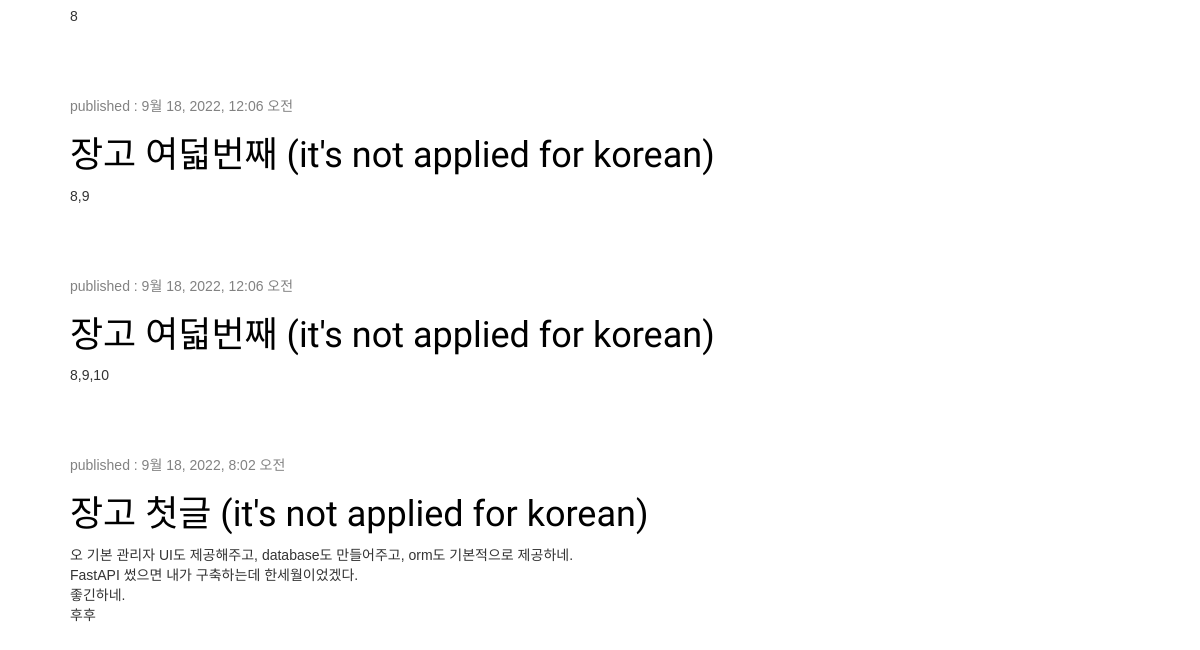
The app's page /post/ (signed in, lower part), older data.
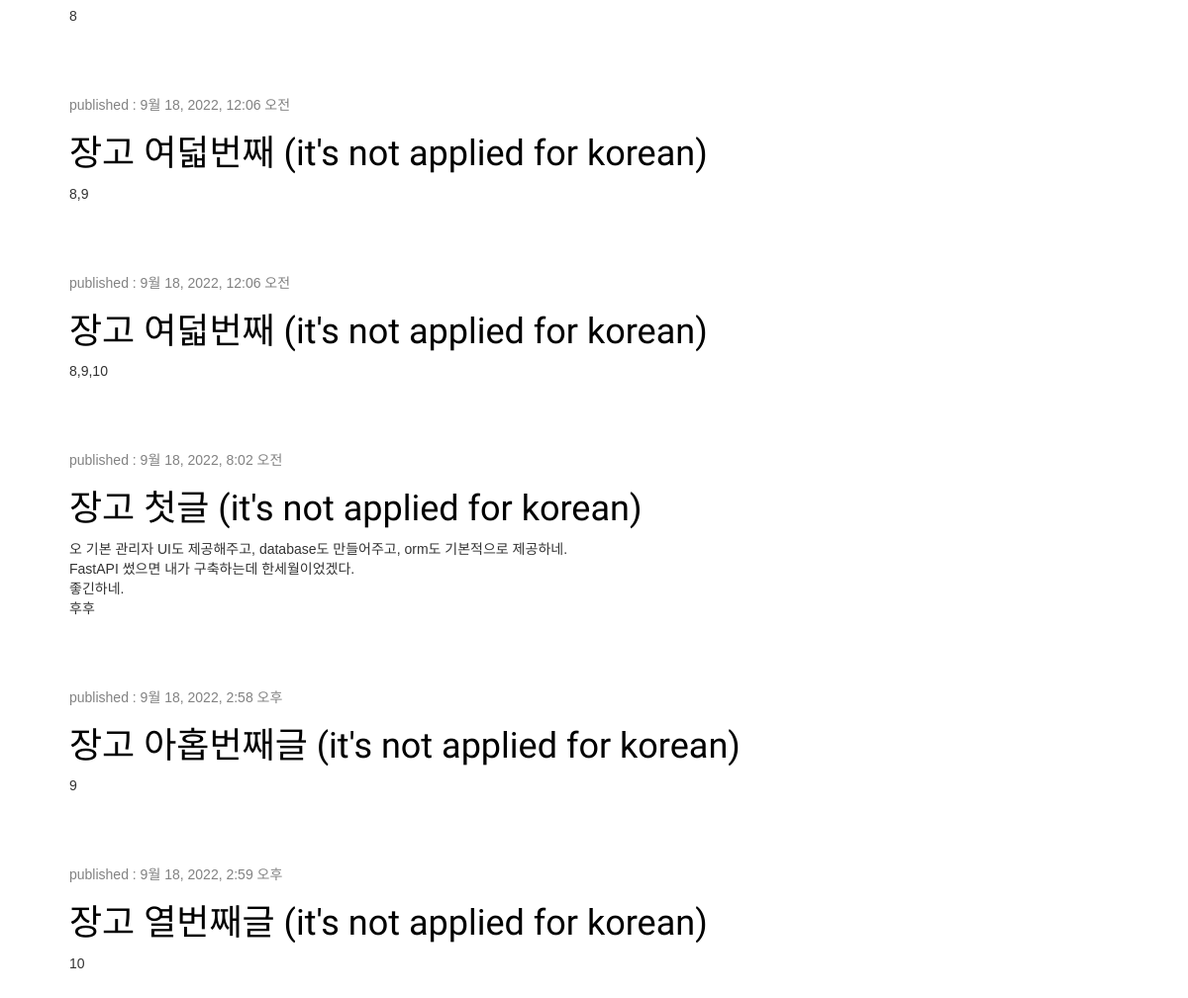
The same page, newer data.
### blog/models.py (models this page shows, shortened)
class Post(models.Model):
    author = models.ForeignKey(settings.AUTH_USER_MODEL, on_delete=models.CASCADE)
    title = models.CharField(max_length=200)
    text = models.TextField()
    created_date = models.DateTimeField(default=timezone.now)
    published_date = models.DateTimeField(blank=True, null=True)

### blog/views.py (the view)
# urls.py: path('post/', views.post_list, name='post_list'),
def post_list(request):
    posts = Post.objects.filter(published_date__lte=timezone.now()).order_by('published_date')
    return render(request, 'blog/post_list.html', {'posts': posts})

### blog/templates/blog/post_list.html
{% extends 'blog/base.html' %}
{% block content %}
{% for post in posts %}
<div class="post">
    <div class="date">
        <p>published : {{ post.published_date }}</p>
    </div>
    <h1><a href="{% url 'post_detail' pk=post.pk %}">{{ post.title }} (it's not applied for korean)</a></h1>
    <p>{{ post.text|linebreaksbr }}</p>
</div>
{% endfor %}
{% endblock %}

Row changes from the older to the newer data that the page shows:
added Post: published_date "9월 18, 2022, 2:58 오후", title "장고 아홉번째글", text "9"
added Post: published_date "9월 18, 2022, 2:59 오후", title "장고 열번째글", text "10"
